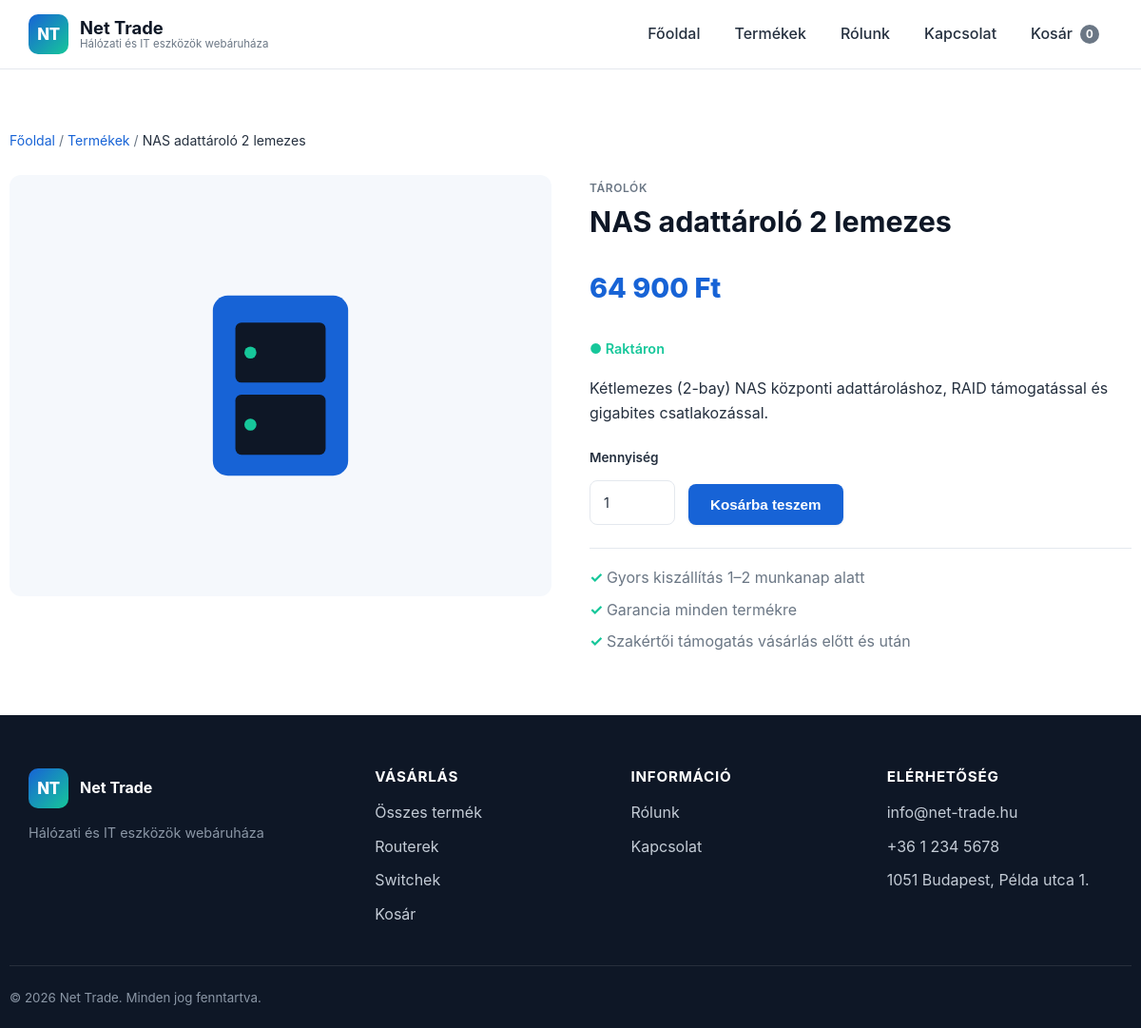
The app's page /termek/nas-2-bay with its own data.
### tables this page shows
CREATE TABLE IF NOT EXISTS products (
    id          INT AUTO_INCREMENT PRIMARY KEY,
    category_id INT DEFAULT NULL,
    slug        VARCHAR(140) NOT NULL UNIQUE,
    name        VARCHAR(200) NOT NULL,
    short       VARCHAR(300) DEFAULT NULL,
    description TEXT,
    price       DECIMAL(10,2) NOT NULL DEFAULT 0,
    image       VARCHAR(140) DEFAULT 'placeholder.svg',
    stock       INT NOT NULL DEFAULT 0,
    featured    TINYINT(1) NOT NULL DEFAULT 0,
    active      TINYINT(1) NOT NULL DEFAULT 1,
    created_at  TIMESTAMP DEFAULT CURRENT_TIMESTAMP,
    CONSTRAINT fk_products_category FOREIGN KEY (category_id)
        REFERENCES categories (id) ON DELETE SET NULL
);

CREATE TABLE IF NOT EXISTS categories (
    id    INT AUTO_INCREMENT PRIMARY KEY,
    slug  VARCHAR(80) NOT NULL UNIQUE,
    name  VARCHAR(120) NOT NULL,
    icon  VARCHAR(40) DEFAULT NULL
);

### app/Models/Product.php (called while the page is built, shortened)
<?php
final class Product
{
    public static function findBySlug(string $slug): ?array
    {
        $pdo = Database::getConnection();
        $stmt = $pdo->prepare(
            'SELECT p.*, c.slug AS category_slug, c.name AS category_name
             FROM products p LEFT JOIN categories c ON c.id = p.category_id
             WHERE p.slug = :slug AND p.active = 1 LIMIT 1'
        );
        $stmt->execute(['slug' => $slug]);
        $product = $stmt->fetch();
        return $product ?: null;
    }
}

### public/index.php (called while the page is built, shortened)
<?php
spl_autoload_register(static function (string $class): void {
    $prefix = 'App\\';
    $relative = substr($class, strlen($prefix));
    $file = dirname(__DIR__) . '/app/' . str_replace('\\', '/', $relative) . '.php';
});
$config = require dirname(__DIR__) . '/config/config.php';
$router = new Router();
$router->get('/', static function (): string {
    return View::render('home', [
        'title'      => null,
        'categories' => Category::all(),
        'featured'   => Product::featured(),
    ]);
});
$router->get('/termekek', static function (): string {
    $cat = isset($_GET['kategoria']) ? (string) $_GET['kategoria'] : null;
    $q   = isset($_GET['kereses']) ? trim((string) $_GET['kereses']) : null;
    return View::render('products/index', [
        'title'      => 'Termékek',
        'categories' => Category::all(),
        'products'   => Product::all($cat, $q),
        'activeCat'  => $cat,
        'search'     => $q,
    ]);
});
$router->get('/termek/{slug}', static function (array $params): string {
    $product = Product::findBySlug($params['slug']);
    if ($product === null) {
        http_response_code(404);
        return View::render('errors/404', ['title' => 'A termék nem található']);
    }
    return View::render('products/show', [
        'title'   => $product['name'],
        'product' => $product,
    ]);
});
$router->get('/kosar', static function (): string {
    return View::render('cart/index', [
        'title' => 'Kosár',
        'cart'  => Cart::detailed(),
    ]);
});
$router->post('/kosar/hozzaad', static function (): string {
    $id  = (int) ($_POST['product_id'] ?? 0);
    $qty = (int) ($_POST['qty'] ?? 1);
    if ($id > 0) {
        Cart::add($id, $qty);
    }
    redirect('/kosar');
    return '';
});
$router->post('/kosar/frissit', static function (): string {
    foreach (($_POST['qty'] ?? []) as $id => $qty) {
        Cart::update((int) $id, (int) $qty);
    }
    redirect('/kosar');
    return '';
});
$router->post('/kosar/torol', static function (): string {
    Cart::remove((int) ($_POST['product_id'] ?? 0));
    redirect('/kosar');
    return '';
});
$router->get('/penztar', static function (): string {
    return View::render('cart/checkout', [
        'title' => 'Pénztár',
        'cart'  => Cart::detailed(),
    ]);
});
$router->post('/penztar', static function (): string {
    $cart = Cart::detailed();
    if (empty($cart['lines'])) {
        redirect('/kosar');
        return '';
    }
    Cart::clear();
    return View::render('cart/success', [
        'title' => 'Sikeres rendelés',
        'name'  => trim((string) ($_POST['name'] ?? '')),
    ]);
});
$router->get('/kapcsolat', static function (): string {
    return View::render('contact', ['title' => 'Kapcsolat']);
});
$router->post('/kapcsolat', static function (): string {
    return View::render('contact', [
        'title' => 'Kapcsolat',
        'sent'  => true,
        'name'  => trim((string) ($_POST['name'] ?? '')),
    ]);
});
$router->get('/rolunk', static function (): string {
    return View::render('about', ['title' => 'Rólunk']);
});
$router->dispatch($_SERVER['REQUEST_METHOD'], $_SERVER['REQUEST_URI']);

### config/config.php (called while the page is built)
<?php
return [
    'app' => [
        'name'     => getenv('APP_NAME') ?: 'Net Trade',
        'tagline'  => 'Hálózati és IT eszközök webáruháza',
        'url'      => getenv('APP_URL') ?: 'http://localhost:8000',
        'env'      => getenv('APP_ENV') ?: 'local',
        'debug'    => filter_var(getenv('APP_DEBUG') ?: 'true', FILTER_VALIDATE_BOOL),
        'currency' => 'Ft',
    ],
    'contact' => [
        'email'   => 'info@net-trade.hu',
        'phone'   => '+36 1 234 5678',
        'address' => '1051 Budapest, Példa utca 1.',
    ],
    'database' => [
        'driver'   => getenv('DB_DRIVER') ?: 'mysql',
        'host'     => getenv('DB_HOST') ?: '127.0.0.1',
        'port'     => getenv('DB_PORT') ?: '3306',
        'name'     => getenv('DB_NAME') ?: 'net_trade',
        'user'     => getenv('DB_USER') ?: 'root',
        'password' => getenv('DB_PASSWORD') ?: '',
        'charset'  => 'utf8mb4',
    ],
];

### app/Core/View.php (called while the page is built, shortened)
<?php
final class View
{
    public static function render(string $template, array $data = [], string $layout = 'main'): string
    {
        $config = require dirname(__DIR__, 2) . '/config/config.php';
        $data['config'] = $config;
        $content = self::capture("Views/{$template}", $data);
        $data['content'] = $content;
        return self::capture("Views/layouts/{$layout}", $data);
    }
    private static function capture(string $path, array $data): string
    {
        $file = dirname(__DIR__) . '/' . $path . '.php';
        extract($data, EXTR_SKIP);
        include $file;
        return (string) ob_get_clean();
    }
    public static function e(?string $value): string
    {
        return htmlspecialchars($value ?? '', ENT_QUOTES | ENT_SUBSTITUTE, 'UTF-8');
    }
    public static function price(float|int $amount, string $currency = 'Ft'): string
    {
        return number_format((float) $amount, 0, ',', ' ') . ' ' . $currency;
    }
}

### app/Core/Cart.php (called while the page is built, shortened)
<?php
final class Cart
{
    public static function items(): array
    {
        return $_SESSION[self::KEY] ?? [];
    }
    public static function count(): int
    {
        return array_sum(self::items());
    }
}

### app/Views/products/show.php (the view, shortened to what this page needs)
<?php
$currency = $config['app']['currency'];
$inStock = (int) ($product['stock'] ?? 0) > 0;
?>
<section class="section container">
    <nav class="breadcrumb" aria-label="Morzsamenü">
        <a href="/">Főoldal</a> /
        <a href="/termekek">Termékek</a> /
        <span><?= View::e($product['name']) ?></span>
    </nav>
    <div class="product-detail">
        <div class="product-detail__media">
            <img src="/assets/img/products/<?= View::e($product['image'] ?? 'placeholder.svg') ?>"
                 alt="<?= View::e($product['name']) ?>" width="520" height="420">
        </div>
        <div class="product-detail__info">
            <span class="product-card__cat"><?= View::e($product['category_name'] ?? '') ?></span>
            <h1><?= View::e($product['name']) ?></h1>
            <p class="price price--lg"><?= View::price((float) $product['price'], $currency) ?></p>
            <p class="stock <?= $inStock ? 'stock--in' : 'stock--out' ?>">
                <?= $inStock ? '● Raktáron' : '○ Jelenleg nem elérhető' ?>
            </p>
            <p class="product-detail__desc"><?= View::e($product['description'] ?? '') ?></p>
            <form method="post" action="/kosar/hozzaad" class="add-to-cart">
                <label class="qty-field">
                    <span>Mennyiség</span>
                    <input type="number" name="qty" value="1" min="1" max="99">
                </label>
                <button type="submit" class="btn btn--primary" <?= $inStock ? '' : 'disabled' ?>>
                    Kosárba teszem
                </button>
            </form>
            <ul class="product-detail__meta">
                <li>Gyors kiszállítás 1–2 munkanap alatt</li>
                <li>Garancia minden termékre</li>
                <li>Szakértői támogatás vásárlás előtt és után</li>
            </ul>
        </div>
    </div>
</section>

### app/Core/Router.php (shortened to what this page needs)
<?php
final class Router
{
    private array $routes = ['GET' => [], 'POST' => []];
    public function get(string $pattern, callable $handler): void
    {
        $this->routes['GET'][$pattern] = $handler;
    }
    public function post(string $pattern, callable $handler): void
    {
        $this->routes['POST'][$pattern] = $handler;
    }
    public function dispatch(string $method, string $uri): void
    {
        $path = '/' . trim(parse_url($uri, PHP_URL_PATH) ?? '/', '/');
        $path = $path === '//' ? '/' : $path;
        foreach ($this->routes[$method] ?? [] as $pattern => $handler) {
            $regex = '#^' . preg_replace('#\{([a-z_]+)\}#', '(?P<$1>[^/]+)', $pattern) . '$#';
            if (preg_match($regex, $path, $matches)) {
                $params = array_filter($matches, 'is_string', ARRAY_FILTER_USE_KEY);
                echo $handler($params);
                return;
            }
        }
    }
}

### public/assets/css/style.css (style rules this page uses)
:root { --c-primary: #1763d6; --c-primary-dark: #0f4aa3; --c-primary-light: #e8f1fe; --c-accent: #16c79a; --c-dark: #0e1726; --c-text: #25303f; --c-muted: #6b7785; --c-border: #e4e8ee; --c-bg: #ffffff; --c-bg-alt: #f5f8fc; --c-danger: #e0405a; --radius: 12px; --radius-sm: 8px; --shadow-sm: 0 1px 3px rgba(14, 23, 38, .08); --shadow: 0 8px 24px rgba(14, 23, 38, .10); --shadow-lg: 0 16px 48px rgba(14, 23, 38, .14); --container: 1180px; --font: -apple-system, BlinkMacSystemFont, "Segoe UI", Roboto, "Helvetica Neue", Arial, sans-serif; }
* { box-sizing: border-box; }
html { scroll-behavior: smooth; }
body { margin: 0; font-family: var(--font); color: var(--c-text); background: var(--c-bg); line-height: 1.6; -webkit-font-smoothing: antialiased; }
img { max-width: 100%; height: auto; display: block; }
a { color: var(--c-primary); text-decoration: none; }
h1, h2, h3, h4 { line-height: 1.2; color: var(--c-dark); margin: 0 0 .5em; }
.container { width: 100%; max-width: var(--container); margin: 0 auto; padding: 0 20px; }
.section { padding: 64px 0; }
.btn { display: inline-flex; align-items: center; justify-content: center; gap: 8px; padding: 12px 22px; border-radius: var(--radius-sm); font-weight: 600; font-size: .95rem; border: 1px solid transparent; cursor: pointer; transition: all .15s ease; text-align: center; background: var(--c-primary-light); color: var(--c-primary); }
.btn--primary { background: var(--c-primary); color: #fff; box-shadow: var(--shadow-sm); }
.product-card__cat { font-size: .75rem; text-transform: uppercase; letter-spacing: .05em; color: var(--c-muted); font-weight: 600; }
.price { font-weight: 800; font-size: 1.15rem; color: var(--c-dark); }
.price--lg { font-size: 1.8rem; color: var(--c-primary); }
input, textarea, select { width: 100%; padding: 11px 14px; border: 1px solid var(--c-border); border-radius: var(--radius-sm); font: inherit; color: var(--c-text); background: #fff; }
label { display: block; font-weight: 600; font-size: .9rem; }
label input, label textarea { margin-top: 6px; font-weight: 400; }
.breadcrumb { font-size: .88rem; color: var(--c-muted); margin-bottom: 24px; }
.breadcrumb span { color: var(--c-text); }
.product-detail { display: grid; grid-template-columns: 1fr 1fr; gap: 40px; align-items: start; }
.product-detail__media { background: var(--c-bg-alt); border-radius: var(--radius); padding: 32px; }
.product-detail__media img { width: 100%; object-fit: contain; }
.product-detail h1 { font-size: 1.9rem; margin: 6px 0 12px; }
.product-detail__desc { color: var(--c-text); margin: 18px 0; }
.stock { font-weight: 600; font-size: .9rem; }
.stock--in { color: var(--c-accent); }
.add-to-cart { display: flex; align-items: flex-end; gap: 14px; margin: 24px 0; flex-wrap: wrap; }
.qty-field span { display: block; font-size: .85rem; font-weight: 600; margin-bottom: 6px; }
.qty-field input { width: 90px; }
.product-detail__meta { list-style: none; padding: 18px 0 0; margin: 0; border-top: 1px solid var(--c-border); color: var(--c-muted); display: flex; flex-direction: column; gap: 8px; }
.product-detail__meta li::before { content: "✓ "; color: var(--c-accent); font-weight: 700; }

### records on screen
products: name "NAS adattároló 2 lemezes", image (picture), category.name "TÁROLÓK", price "64 900 Ft", description "Kétlemezes (2-bay) NAS központi adattároláshoz, RAID támogatással és gigabites csatlakozással."
